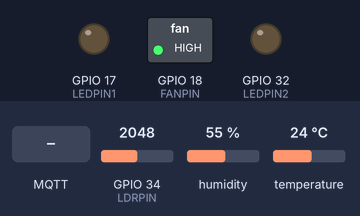
Bench run of a sketch on a simulated ESP32. Parts: switched loads named in the sketch (green lamp = pin HIGH), output pins drawn as LEDs (lit = HIGH). The inputs (shaded band) are chosen by the test bench; at power-on: GPIO 34 (LDRPIN) = 2048, humidity 55 %, temperature 24 °C. WiFi joins after 1.5 s; servers stay silent unless stated; random numbers use the default seed unless the sketch sets one; no MQTT or app messages arrive unless stated; what the sketch prints to the serial monitor is not drawn.

Above: at 2.7 s.
2.8 s: MQTT message "1" arrives on the first subscribed topic
At 4.0 s:
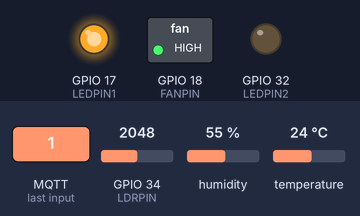
4.3 s: MQTT message "1" arrives on the second subscribed topic
At 5.1 s:
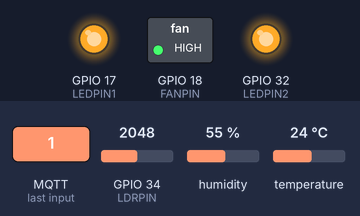
5.8 s: MQTT message "on" arrives on the first subscribed topic
At 6.4 s:
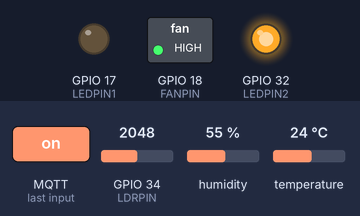
7.3 s: MQTT message "1" arrives on the third subscribed topic
At 8.5 s:
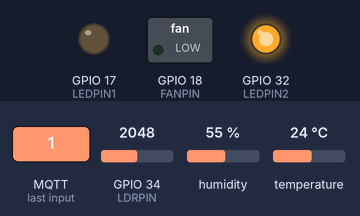
8.8 s: MQTT message "1" arrives on the first subscribed topic
At 9.8 s:
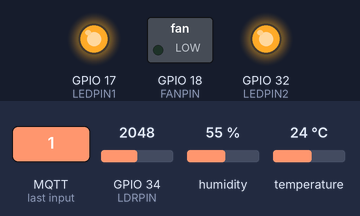
10.3 s: MQTT message "on" arrives on the second subscribed topic
At 10.9 s:
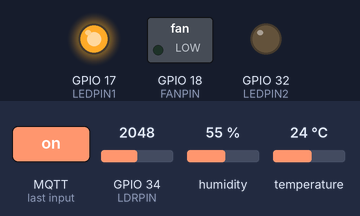
Timing chart, 0 to 12.8 s (numbered marks = the images above; inputs shaded):
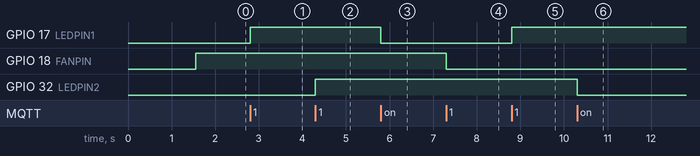

Measured:
- after the input at 2.8 s, GPIO 17 (LEDPIN1): LOW → HIGH at once
- after the input at 4.3 s, GPIO 32 (LEDPIN2): LOW → HIGH at once
- after the input at 5.8 s, GPIO 17 (LEDPIN1): HIGH → LOW at once
- after the input at 7.3 s, GPIO 18 (FANPIN): HIGH → LOW at once
- after the input at 8.8 s, GPIO 17 (LEDPIN1): LOW → HIGH at once
- after the input at 10.3 s, GPIO 32 (LEDPIN2): HIGH → LOW at once

The sketch:

sketch_oct4a_copy_20241104002149.ino
```cpp
#include <WiFi.h>
#include <PubSubClient.h>
#include <WiFiClientSecure.h>
#include "DHTesp.h"
#include <ArduinoJson.h>

// WiFi credentials
const char* ssid = "mật khẩu là 16102003";      // Your WiFi SSID
const char* password = "HoaNgo2003";           // Your WiFi Password

// HiveMQ Cloud credentials
const char* mqtt_server = "64ca3a96ec76450c8cb527a5dcaccd7f.s1.eu.hivemq.cloud";
const int mqtt_port = 8883; // Secure MQTT port
const char* mqtt_username = "hoango";         // MQTT Username
const char* mqtt_password = "HoaNgo1610";     // MQTT Password

// MQTT topics
#define MQTT_SENSOR_TOPIC "ESP32/Sensors"
#define MQTT_LED_TOPIC "ESP32/Led/"
#define MQTT_FAN_TOPIC "ESP32/Fan"
#define MQTT_MODE_TOPIC "ESP32/Mode"
#define MQTT_STATUS_TOPIC "ESP32/Status"

// GPIO Pins
#define LEDPIN1 17  // LED 1
#define LEDPIN2 32  // LED 2
#define FANPIN 18
#define DHTPIN 19
#define DHTTYPE DHT11
#define LDRPIN 34

WiFiClientSecure espClient;        // Secure WiFi client
PubSubClient client(espClient);    // MQTT client
DHTesp dht;

// Global variables
bool autoMode = false; // Default mode: Manual
int current_led1State = LOW, last_led1State = LOW;
int current_led2State = LOW, last_led2State = LOW;
int current_fanState = HIGH, last_fanState = HIGH; // Fan off by default (HIGH)
unsigned long previousMillis = 0;
const long interval = 5000; // Sensor reading interval

// Function to connect to WiFi
void setup_wifi() {
  Serial.print("Connecting to WiFi: ");
  Serial.println(ssid);
  WiFi.begin(ssid, password);
  while (WiFi.status() != WL_CONNECTED) {
    delay(500);
    Serial.print(".");
  }
  Serial.println("\nWiFi connected. IP address: ");
  Serial.println(WiFi.localIP());
}

// Function to reconnect to MQTT broker
void reconnect() {
  while (!client.connected()) {
    Serial.print("Attempting MQTT connection...");
    String clientId = "ESP32_" + String(random(0xffff), HEX);
    if (client.connect(clientId.c_str(), mqtt_username, mqtt_password)) {
      Serial.println("connected");
      client.subscribe((String(MQTT_LED_TOPIC) + "673a9cbb9762b7310607c88a").c_str());
      client.subscribe((String(MQTT_LED_TOPIC) + "673a9cc79762b7310607c8b0").c_str());
      client.subscribe(MQTT_FAN_TOPIC);
      client.subscribe(MQTT_MODE_TOPIC);
      client.publish(MQTT_STATUS_TOPIC, "Connected");
    } else {
      Serial.print("failed, rc=");
      Serial.println(client.state());
      delay(5000);
    }
  }
}

// MQTT Callback function
void callback(char* topic, byte* payload, unsigned int length) {
  payload[length] = '\0'; // Null-terminate payload
  String message = String((char*)payload);
  Serial.printf("Message received on topic %s: %s\n", topic, message.c_str());

  if (String(topic) == String(MQTT_LED_TOPIC) + "673a9cbb9762b7310607c88a" && !autoMode) {
    current_led1State = (message == "1") ? HIGH : LOW;
  } else if (String(topic) == String(MQTT_LED_TOPIC) + "673a9cc79762b7310607c8b0" && !autoMode) {
    current_led2State = (message == "1") ? HIGH : LOW;
  } else if (String(topic) == MQTT_FAN_TOPIC && !autoMode) {
    current_fanState = (message == "1") ? LOW : HIGH; // Reverse fan logic
  } else if (String(topic) == MQTT_MODE_TOPIC) {
    autoMode = (message == "1");
    String modeStatus = autoMode ? "AUTO" : "MANUAL";
    Serial.println("Mode set to: " + modeStatus);
    client.publish(MQTT_STATUS_TOPIC, modeStatus.c_str());
  }
}

// Function to publish status
void publishStatus(const char* device, const char* status) {
  DynamicJsonDocument statusDoc(256);
  statusDoc["mode"] = autoMode ? "AUTO" : "MANUAL";
  statusDoc["device"] = device;
  statusDoc["status"] = status;

  char statusMessage[128];
  serializeJson(statusDoc, statusMessage);
  client.publish(MQTT_STATUS_TOPIC, statusMessage);
}

void setup() {
  Serial.begin(115200);
  setup_wifi();
  espClient.setInsecure(); // Allow insecure connection for HiveMQ Cloud
  client.setServer(mqtt_server, mqtt_port);
  client.setCallback(callback);
  reconnect();
  dht.setup(DHTPIN, DHTesp::DHT11);

  pinMode(LEDPIN1, OUTPUT);
  pinMode(LEDPIN2, OUTPUT);
  pinMode(FANPIN, OUTPUT);
  pinMode(LDRPIN, INPUT);

  // Initialize devices
  digitalWrite(LEDPIN1, LOW); // LED 1 off
  digitalWrite(LEDPIN2, LOW); // LED 2 off
  digitalWrite(FANPIN, HIGH); // Fan off (HIGH)
}

void loop() {
  if (!client.connected()) reconnect();
  client.loop();

  // Update LED 1 State
  if (last_led1State != current_led1State) {
    last_led1State = current_led1State;
    digitalWrite(LEDPIN1, current_led1State);
    publishStatus("LED1", current_led1State ? "ON" : "OFF");
  }

  // Update LED 2 State
  if (last_led2State != current_led2State) {
    last_led2State = current_led2State;
    digitalWrite(LEDPIN2, current_led2State);
    publishStatus("LED2", current_led2State ? "ON" : "OFF");
  }

  // Update Fan State
  if (last_fanState != current_fanState) {
    last_fanState = current_fanState;
    digitalWrite(FANPIN, current_fanState);
    publishStatus("Fan", current_fanState == LOW ? "ON" : "OFF");
  }

  // Sensor Data and Auto Mode
  unsigned long currentMillis = millis();
  if (currentMillis - previousMillis >= interval) {
    previousMillis = currentMillis;

    // Read sensor data
    float h = dht.getHumidity();
    float t = dht.getTemperature();
    int lightLevel = analogRead(LDRPIN);

    if (!isnan(h) && !isnan(t)) {
      // Publish sensor data
      DynamicJsonDocument doc(1024);
      doc["temperature"] = t;
      doc["humidity"] = h;
      doc["light"] = lightLevel;
      char mqtt_message[128];
      serializeJson(doc, mqtt_message);
      client.publish(MQTT_SENSOR_TOPIC, mqtt_message);

      // Auto Mode logic
      if (autoMode) {
        current_led1State = current_led2State = (lightLevel < 200) ? HIGH : LOW;
        current_fanState = (t > 25 && h > 60) ? LOW : HIGH; // Reverse fan logic
      }

      // Debug output
      Serial.printf("Temperature: %.2f°C, Humidity: %.2f%%, Light: %d\n", t, h, lightLevel);
    } else {
      Serial.println("Failed to read from sensors!");
    }
  }
}
```
